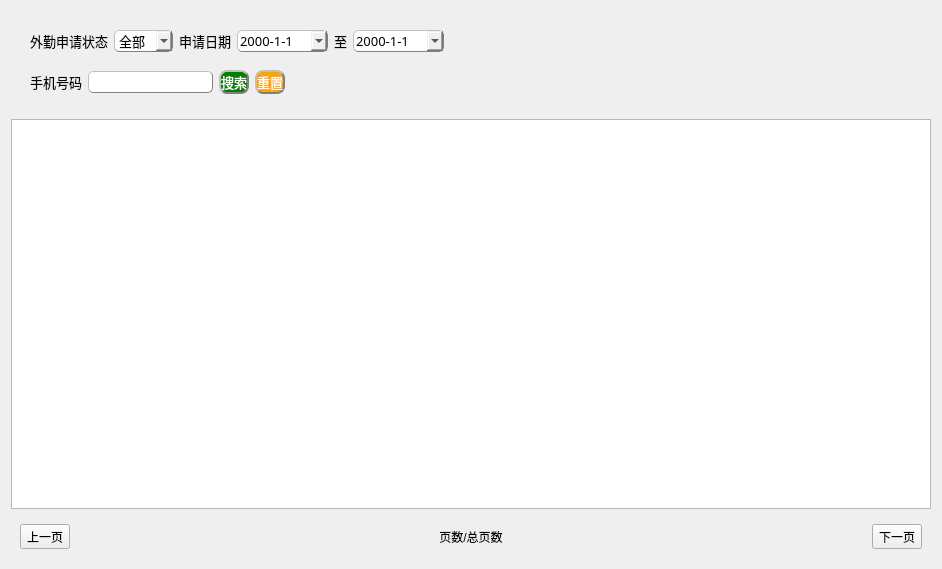
<?xml version="1.0" encoding="UTF-8"?>
<ui version="4.0">
 <class>Form</class>
 <widget class="QWidget" name="Form">
  <property name="geometry">
   <rect>
    <x>0</x>
    <y>0</y>
    <width>942</width>
    <height>569</height>
   </rect>
  </property>
  <property name="windowTitle">
   <string>Form</string>
  </property>
  <layout class="QGridLayout" name="gridLayout_3">
   <item row="0" column="0">
    <layout class="QVBoxLayout" name="verticalLayout">
     <property name="spacing">
      <number>0</number>
     </property>
     <property name="leftMargin">
      <number>10</number>
     </property>
     <property name="topMargin">
      <number>10</number>
     </property>
     <property name="rightMargin">
      <number>10</number>
     </property>
     <property name="bottomMargin">
      <number>10</number>
     </property>
     <item>
      <widget class="QWidget" name="widget" native="true">
       <property name="sizePolicy">
        <sizepolicy hsizetype="Fixed" vsizetype="Fixed">
         <horstretch>0</horstretch>
         <verstretch>0</verstretch>
        </sizepolicy>
       </property>
       <property name="font">
        <font>
         <family>黑体</family>
         <pointsize>10</pointsize>
        </font>
       </property>
       <layout class="QGridLayout" name="gridLayout">
        <item row="3" column="2">
         <widget class="QLabel" name="label_2">
          <property name="sizePolicy">
           <sizepolicy hsizetype="Fixed" vsizetype="Fixed">
            <horstretch>0</horstretch>
            <verstretch>0</verstretch>
           </sizepolicy>
          </property>
          <property name="text">
           <string>外勤申请状态</string>
          </property>
         </widget>
        </item>
        <item row="3" column="4">
         <widget class="QLabel" name="label_3">
          <property name="font">
           <font>
            <family>黑体</family>
            <pointsize>10</pointsize>
           </font>
          </property>
          <property name="text">
           <string>申请日期</string>
          </property>
         </widget>
        </item>
        <item row="3" column="5">
         <widget class="QDateEdit" name="startdate">
          <property name="font">
           <font>
            <family>黑体</family>
            <pointsize>10</pointsize>
           </font>
          </property>
          <property name="styleSheet">
           <string notr="true">QDateEdit{
	border-radius:5px;
	border:1px groove gray;	
	border-style:outset;
}</string>
          </property>
          <property name="minimumDateTime">
           <datetime>
            <hour>0</hour>
            <minute>0</minute>
            <second>0</second>
            <year>1752</year>
            <month>9</month>
            <day>14</day>
           </datetime>
          </property>
          <property name="displayFormat">
           <string>yyyy-M-d</string>
          </property>
          <property name="calendarPopup">
           <bool>true</bool>
          </property>
         </widget>
        </item>
        <item row="3" column="6">
         <widget class="QLabel" name="label_5">
          <property name="text">
           <string>至</string>
          </property>
         </widget>
        </item>
        <item row="3" column="7">
         <widget class="QDateEdit" name="enddate">
          <property name="font">
           <font>
            <family>黑体</family>
            <pointsize>10</pointsize>
           </font>
          </property>
          <property name="styleSheet">
           <string notr="true">QDateEdit{
	border-radius:5px;
	border:1px groove gray;	
	border-style:outset;
}</string>
          </property>
          <property name="accelerated">
           <bool>false</bool>
          </property>
          <property name="displayFormat">
           <string>yyyy-M-d</string>
          </property>
          <property name="calendarPopup">
           <bool>true</bool>
          </property>
          <property name="currentSectionIndex">
           <number>0</number>
          </property>
         </widget>
        </item>
        <item row="3" column="3">
         <widget class="QComboBox" name="comboBox">
          <property name="sizePolicy">
           <sizepolicy hsizetype="Fixed" vsizetype="Fixed">
            <horstretch>0</horstretch>
            <verstretch>0</verstretch>
           </sizepolicy>
          </property>
          <property name="styleSheet">
           <string notr="true">QComboBox{
	border-radius:5px;
	border:1px groove gray;	
	border-style:outset;
}</string>
          </property>
          <item>
           <property name="text">
            <string>全部</string>
           </property>
          </item>
          <item>
           <property name="text">
            <string>未处理</string>
           </property>
          </item>
          <item>
           <property name="text">
            <string>已同意</string>
           </property>
          </item>
          <item>
           <property name="text">
            <string>已拒绝</string>
           </property>
          </item>
         </widget>
        </item>
       </layout>
      </widget>
     </item>
     <item alignment="Qt::AlignLeft">
      <widget class="QWidget" name="widget_2" native="true">
       <property name="sizePolicy">
        <sizepolicy hsizetype="Fixed" vsizetype="Fixed">
         <horstretch>0</horstretch>
         <verstretch>0</verstretch>
        </sizepolicy>
       </property>
       <property name="font">
        <font>
         <family>黑体</family>
         <pointsize>10</pointsize>
        </font>
       </property>
       <layout class="QGridLayout" name="gridLayout_2">
        <item row="0" column="0">
         <widget class="QLabel" name="label">
          <property name="sizePolicy">
           <sizepolicy hsizetype="Fixed" vsizetype="Fixed">
            <horstretch>0</horstretch>
            <verstretch>0</verstretch>
           </sizepolicy>
          </property>
          <property name="text">
           <string>手机号码</string>
          </property>
         </widget>
        </item>
        <item row="0" column="1">
         <widget class="QLineEdit" name="lineEdit">
          <property name="sizePolicy">
           <sizepolicy hsizetype="Fixed" vsizetype="Fixed">
            <horstretch>0</horstretch>
            <verstretch>0</verstretch>
           </sizepolicy>
          </property>
          <property name="font">
           <font>
            <family>黑体</family>
            <pointsize>10</pointsize>
           </font>
          </property>
          <property name="styleSheet">
           <string notr="true">QLineEdit{
	border-radius:5px;
	border:1px groove gray;	
	border-style:outset;
}</string>
          </property>
         </widget>
        </item>
        <item row="0" column="2">
         <widget class="QPushButton" name="pushButton">
          <property name="font">
           <font>
            <family>黑体</family>
            <pointsize>10</pointsize>
           </font>
          </property>
          <property name="styleSheet">
           <string notr="true">QPushButton{
	background-color:green;
	color:white;
	border-radius:8px;
	border:2px groove gray;
	border-style:outset;
}</string>
          </property>
          <property name="text">
           <string>搜索</string>
          </property>
          <property name="checkable">
           <bool>true</bool>
          </property>
         </widget>
        </item>
        <item row="0" column="3">
         <widget class="QPushButton" name="pushButton_2">
          <property name="font">
           <font>
            <family>黑体</family>
            <pointsize>10</pointsize>
           </font>
          </property>
          <property name="styleSheet">
           <string notr="true">QPushButton{
	background-color:orange;
	color:white;
	border-radius:8px;
	border:2px groove gray;
	border-style:outset;
}</string>
          </property>
          <property name="text">
           <string>重置</string>
          </property>
          <property name="checkable">
           <bool>true</bool>
          </property>
         </widget>
        </item>
       </layout>
      </widget>
     </item>
    </layout>
   </item>
   <item row="1" column="0">
    <widget class="QTableView" name="tableView"/>
   </item>
   <item row="2" column="0">
    <widget class="QWidget" name="widget_3" native="true">
     <property name="layoutDirection">
      <enum>Qt::LeftToRight</enum>
     </property>
     <layout class="QGridLayout" name="gridLayout_4">
      <item row="0" column="0">
       <widget class="QToolButton" name="toolButton_2">
        <property name="text">
         <string>上一页</string>
        </property>
       </widget>
      </item>
      <item row="0" column="1">
       <widget class="QLabel" name="label_4">
        <property name="layoutDirection">
         <enum>Qt::LeftToRight</enum>
        </property>
        <property name="text">
         <string>页数/总页数</string>
        </property>
        <property name="scaledContents">
         <bool>false</bool>
        </property>
        <property name="alignment">
         <set>Qt::AlignCenter</set>
        </property>
       </widget>
      </item>
      <item row="0" column="2">
       <widget class="QToolButton" name="toolButton">
        <property name="text">
         <string>下一页</string>
        </property>
       </widget>
      </item>
     </layout>
    </widget>
   </item>
  </layout>
 </widget>
 <resources/>
 <connections>
  <connection>
   <sender>startdate</sender>
   <signal>dateChanged(QDate)</signal>
   <receiver>enddate</receiver>
   <slot>setDate(QDate)</slot>
   <hints>
    <hint type="sourcelabel">
     <x>357</x>
     <y>38</y>
    </hint>
    <hint type="destinationlabel">
     <x>506</x>
     <y>38</y>
    </hint>
   </hints>
  </connection>
 </connections>
</ui>
